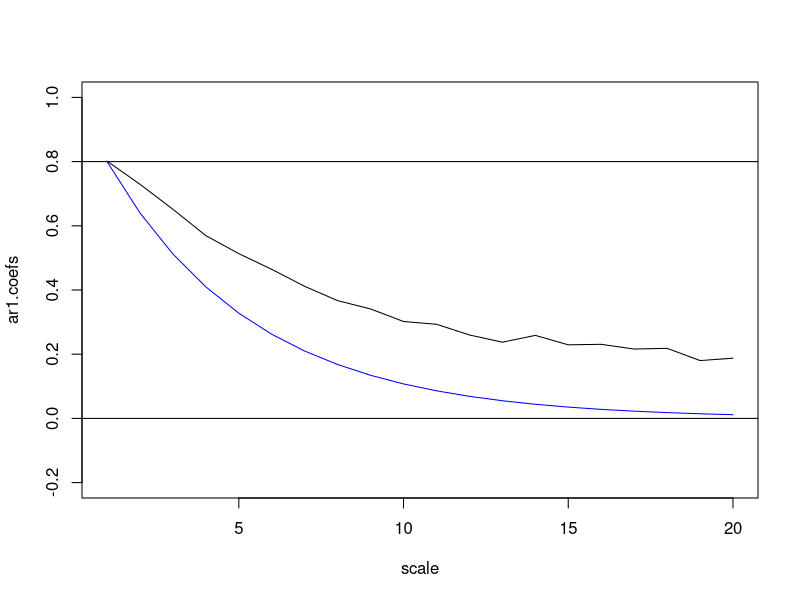
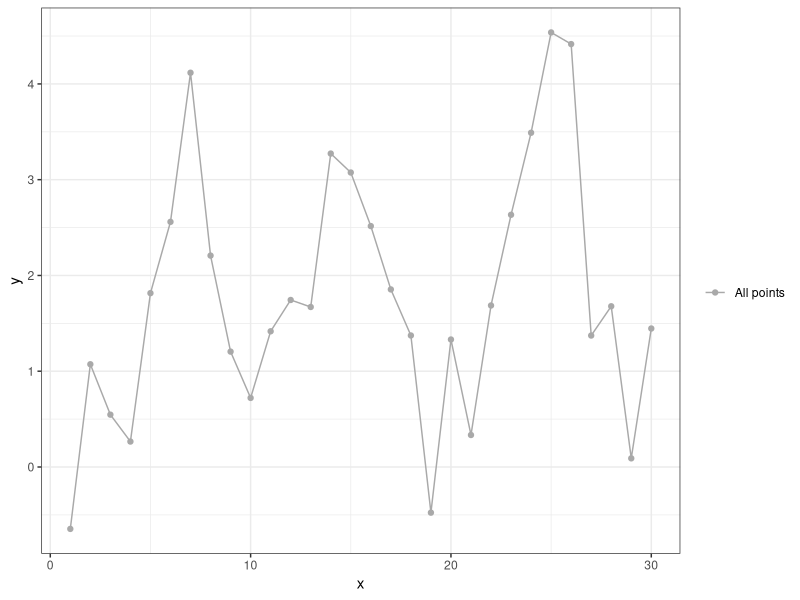
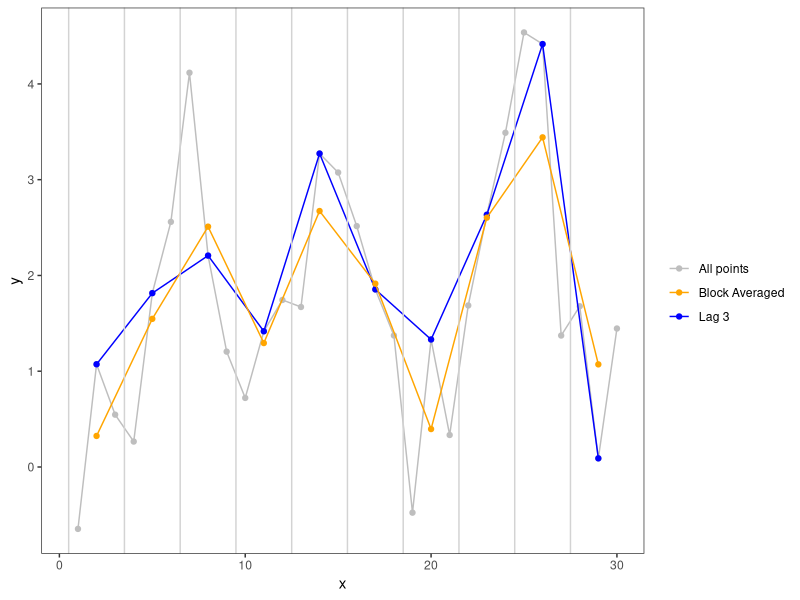
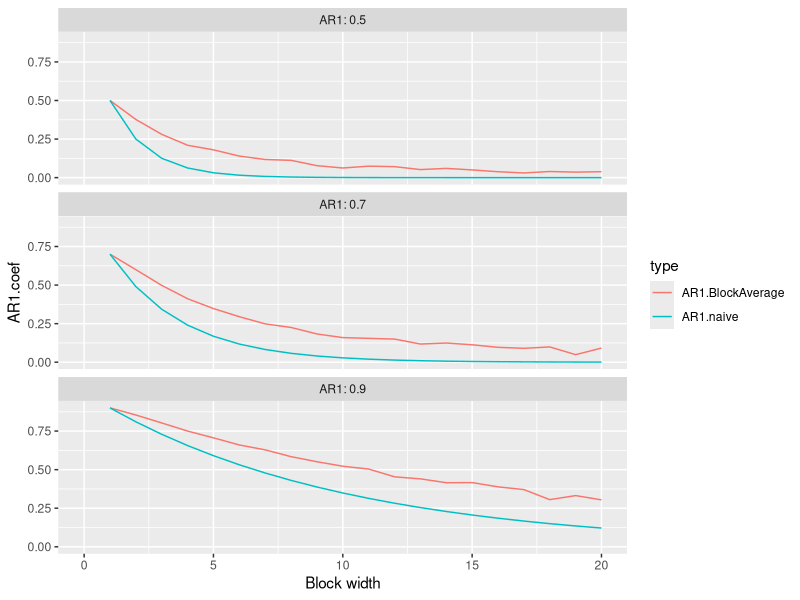

Write R code to recreate these figures, in order.

BlockAverage <- function(ts1, scale){

  ts2 <- stats::filter(ts1, rep(1/scale, scale))
  ts2 <- ts(ts2[seq(ceiling(scale/2), length(ts2), by = scale)])
  return(ts2)
}

GetARCoef <- function(ts1){
  f1 <- arima0(ts1, order = c(1,0,0))
  return(f1$coef[1])
}


ar1 <- 0.8
scale <- 1:20
ts1 <-  arima.sim(list(ar = ar1), 1e04)
#plot(ts1)
ar1.coefs <- sapply(scale, function(x){
  ts2 <- BlockAverage(ts1, x)
  GetARCoef(ts2)
})

plot(scale, ar1.coefs, ylim = c(-0.2,1), type = "l")
abline(h = c(ar1, 0))
lines(scale, (ar1^scale), col = "Blue")



library(tidyverse)

set.seed(20200818)
n <- 30
dat <- tibble(
  x = 1:n,
  y = as.numeric(arima.sim(list(ar = 0.9), n)),
  p = ifelse(x %in% seq(2, length(x), by = 3), TRUE, FALSE)
)

dat2 <- dat %>%
  do({
    tibble(
      x = seq(2, length(.$y), 3),
      y = BlockAverage(.$y, 3)
    )
  })

dat %>%
  ggplot(aes(x=x, y=y)) +
  geom_line(aes(colour = "All points")) +
  geom_point(aes(colour = "All points"))+
  scale_colour_manual("", values = c("All points" = "Darkgrey"),
                        drop = FALSE) +
  theme_bw()


dat %>%
  ggplot(aes(x=x, y=y)) +
  #geom_line() +
  geom_point(aes(colour = "All points")) +
  geom_line(aes(colour = "All points")) +
  geom_point(data = filter(dat, p == TRUE), aes(colour = "Lag 3"))+
  geom_line(data = filter(dat, p == TRUE), aes(colour = "Lag 3"))+
  geom_point(data = dat2, aes(colour = "Block Averaged"))+
  geom_line(data = dat2, aes(colour = "Block Averaged")) +
  theme_bw() +
  scale_colour_manual("", values = c("All points" = "Grey", "Block Averaged" = "Orange", "Lag 3" = "Blue")) +
  geom_vline(xintercept = seq(0.5, n, by = 3), colour = "Lightgrey") +
  theme(panel.grid = element_blank())




BA.AR1 <- crossing(rep = 1:10, AR1 = seq(0.5, 0.9, by = 0.2),
                scl = 1:20) %>%
  group_by(rep, AR1, scl) %>%
  do({
    ts1 <- arima.sim(list(ar = .$AR1), 1e04)
    tibble(
      AR1.naive = .$AR1^.$scl,
      AR1.BlockAverage = GetARCoef(BlockAverage(ts1, scale = .$scl[1]))
    )
  })

fig.BA.AR1 <- BA.AR1 %>%
  ungroup() %>%
  gather(type, AR1.coef, -scl, -AR1, -rep) %>%
  group_by(type, AR1, scl) %>%
  summarise_if(is.numeric, mean) %>%
  #filter(AR1 == 0.1) %>%
  ggplot(aes(x = scl, y = AR1.coef, colour = type, group = paste(type, rep))) +
  geom_line() +
  facet_wrap(~AR1, ncol = 1, labeller = label_both) +
  labs(x = "Block width") +
  expand_limits(x  = 0)

ggsave("doc/fig-BA-AR1.png", fig.BA.AR1, height = 4, width = 4.5)
